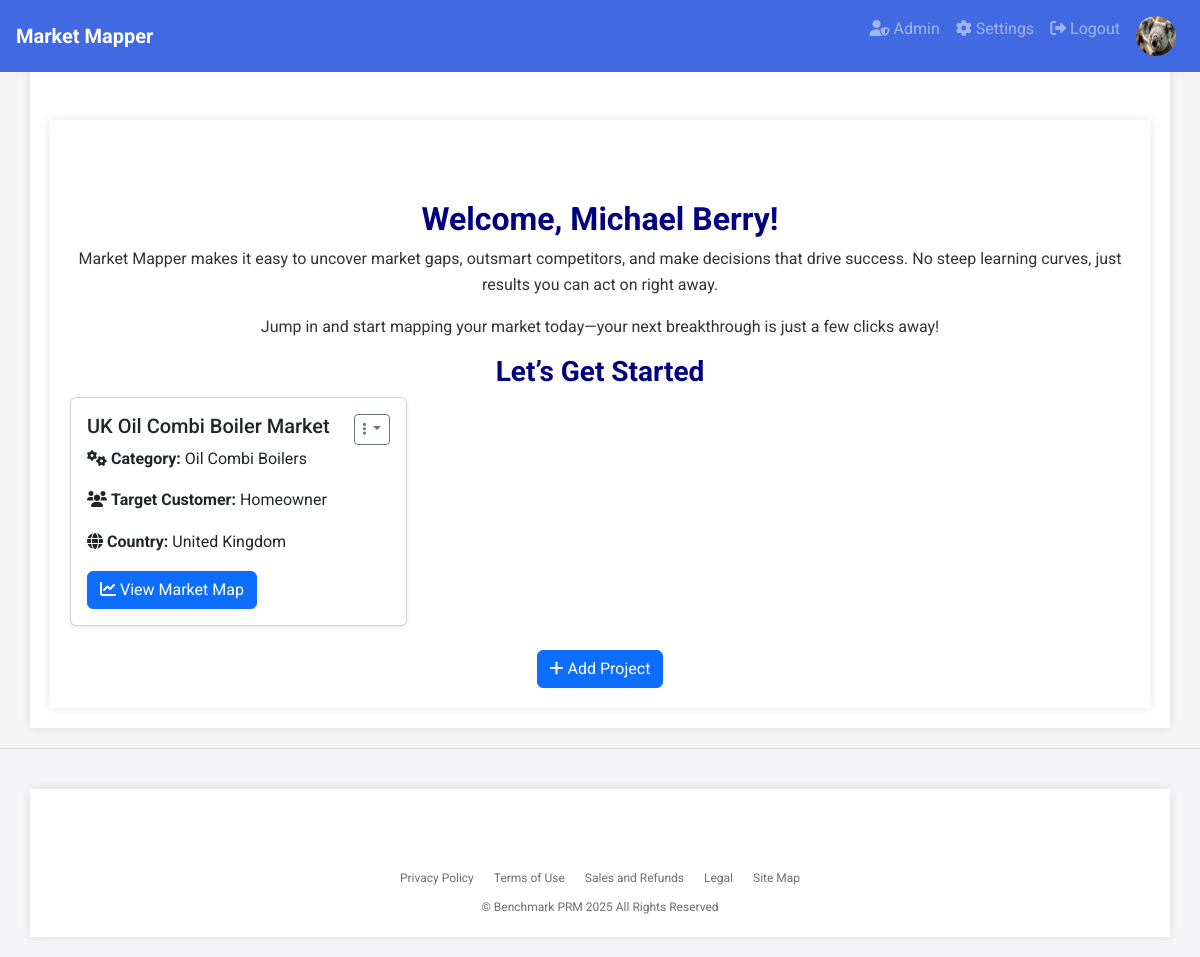
Page / (signed in) on the earlier database version.
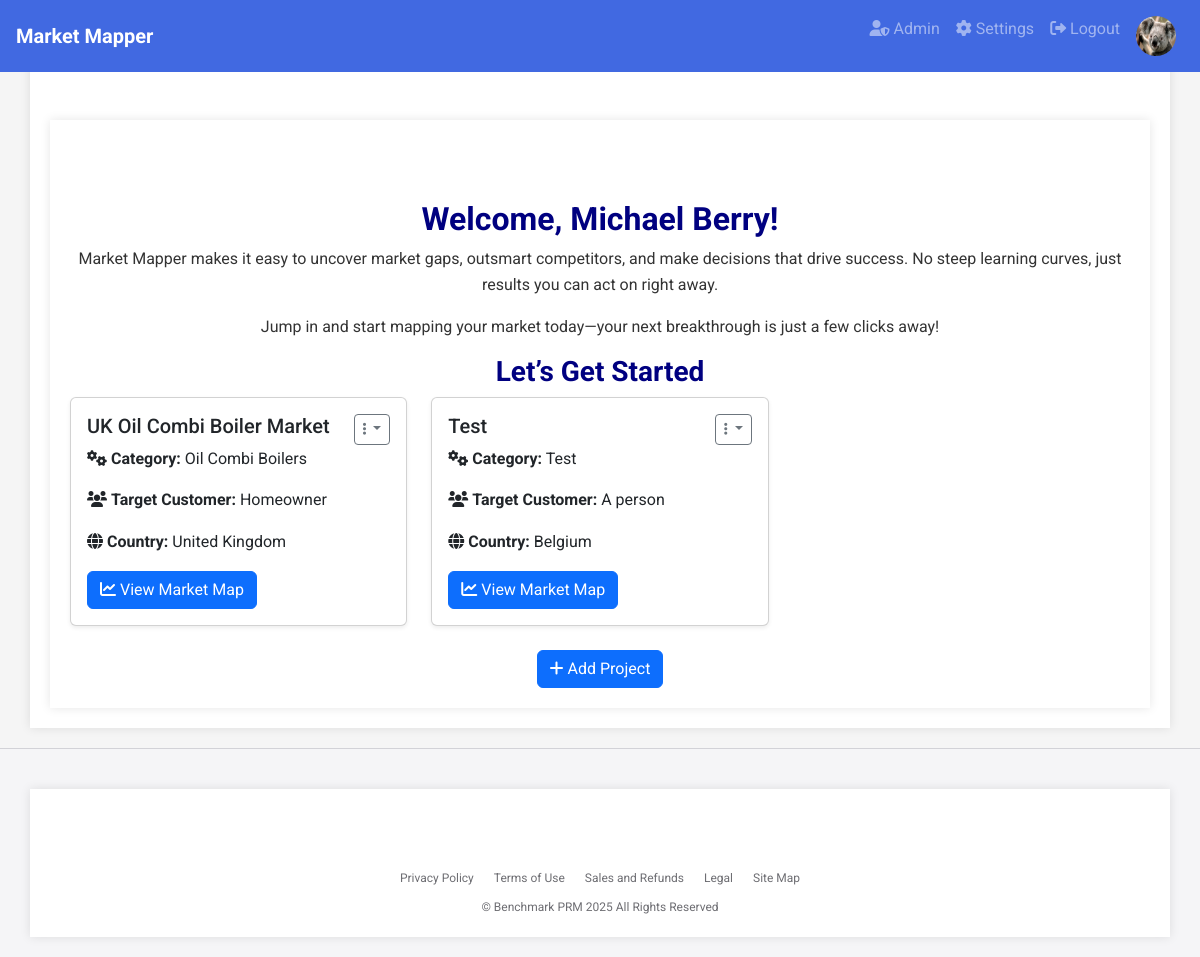
Same page on the later database version.
### app.py (models this page shows, shortened)
class User(db.Model, UserMixin):
    id = db.Column(db.Integer, primary_key=True)
    username = db.Column(db.String(20), unique=True, nullable=False)
    email = db.Column(db.String(120), unique=True, nullable=False)  # Added email field
    password_hash = db.Column(db.String(128), nullable=False)
    profile_image = db.Column(db.String(255), nullable=True)  # Add profile_image field
    role = db.Column(db.String(50), nullable=False)  # Add role field

class Project(db.Model):
    id = db.Column(db.Integer, primary_key=True)
    name = db.Column(db.String(100), nullable=False)
    category = db.Column(db.String(100), nullable=False)  # Add category field
    target_customer = db.Column(db.String(100), nullable=False)  # Add target_customer field
    country = db.Column(db.String(100), nullable=False)  # Add country field
    user_id = db.Column(db.Integer, db.ForeignKey('user.id'), nullable=False)
    has_market_map = db.Column(db.Boolean, default=False)  # EXACTLY like this
    shared_users = db.relationship('User', secondary='project_user', backref='shared_projects')

### app.py (the view, shortened to what this page needs)
@app.route('/dashboard', methods=['GET', 'POST'])
@app.route('/', methods=['GET', 'POST'])
@login_required
def dashboard():
    if current_user.role == 'standard':
        user_projects_count = Project.query.filter_by(user_id=current_user.id).count()
        if user_projects_count >= PREMIUM_CONDITIONS['max_projects']:
            flash('You have reached the maximum number of projects for a standard account. Upgrade to a premium account to create more projects.', 'warning')
    projects = Project.query.filter_by(user_id=current_user.id).all()
    shared_projects = Project.query.join(project_user).filter(
        project_user.c.user_id == current_user.id,
        project_user.c.status == 'accepted'
    ).all()
    pending_invitations = Project.query.join(project_user).filter(
        project_user.c.user_id == current_user.id,
        project_user.c.status == 'pending'
    ).all()
    pending_invitations_with_owners = [(project, User.query.get(project.user_id)) for project in pending_invitations]
    return render_template('dashboard.html', projects=projects, shared_projects=shared_projects, pending_invitations=pending_invitations_with_owners)

### app.py (called while the page is built)
@login_manager.user_loader
def load_user(user_id):
    return User.query.get(int(user_id))

### templates/dashboard.html (shortened to what this page needs)
{% extends 'base.html' %}
{% block content %}
<div class="container">
    <h1 class="text-center">Welcome, {{ current_user.username }}!</h1>
    <p class="text-center">Market Mapper makes it easy to uncover market gaps, outsmart competitors, and make decisions that drive success. No steep learning curves, just results you can act on right away.</p>
    <p class="text-center">Jump in and start mapping your market today—your next breakthrough is just a few clicks away!</p>
    <h2 class="text-center">Let’s Get Started</h2>
    {% if projects or shared_projects %}
    <div class="row">
        {% for project in projects %}
        <div class="col-md-4">
            <div class="card mb-4 shadow-sm">
                <div class="card-body">
                    <div class="d-flex justify-content-between">
                        <div>
                            <h5 class="card-title">{{ project.name }}</h5>
                            <p class="card-text"><i class="fas fa-cogs"></i> <strong>Category:</strong> {{ project.category }}</p>
                            <p class="card-text"><i class="fas fa-users"></i> <strong>Target Customer:</strong> {{ project.target_customer }}</p>
                            <p class="card-text"><i class="fas fa-globe"></i> <strong>Country:</strong> {{ project.country }}</p>
                        </div>
                        <div class="dropdown">
                            <button class="btn btn-sm btn-outline-secondary dropdown-toggle" type="button" id="dropdownMenuButton{{ project.id }}" data-toggle="dropdown" aria-haspopup="true" aria-expanded="false">
                                <i class="fas fa-ellipsis-v"></i>
                            </button>
                        </div>
                    </div>
                    {% if project.has_market_map %}
                        <a href="{{ url_for('market_map', project_id=project.id) }}" class="btn btn-primary mt-3"><i class="fas fa-chart-line"></i> View Market Map</a>
                    {% else %}
                        <a href="{{ url_for('manage_market_book', project_id=project.id) }}" class="btn btn-primary mt-3"><i class="fas fa-plus"></i> Create Market Map</a>
                    {% endif %}
                </div>
            </div>
        </div>
        {% endfor %}
    </div>
    {% else %}
    <p class="text-center">No projects yet.</p>
    {% endif %}
    <div class="text-center">
        {% if current_user.role == 'standard' and projects|length >= 2 %}
            <a href="{{ url_for('upgrade') }}" class="btn btn-warning"><i class="fas fa-arrow-up"></i> Upgrade to Premium</a>
        {% else %}
            <button id="addProjectButton" class="btn btn-primary"><i class="fas fa-plus"></i> Add Project</button>
        {% endif %}
    </div>
</div>
{% endblock %}

### templates/base.html (shortened to what this page needs)
<!DOCTYPE html>
<html lang="en">
<head>
    <link rel="stylesheet" href="https://stackpath.bootstrapcdn.com/bootstrap/4.5.2/css/bootstrap.min.css">
    <link rel="stylesheet" href="https://cdnjs.cloudflare.com/ajax/libs/font-awesome/6.0.0/css/all.min.css">
    <link href="https://cdn.jsdelivr.net/npm/bootstrap@5.3.2/dist/css/bootstrap.min.css" rel="stylesheet">
</head>
<body>
    <nav class="navbar navbar-expand-lg navbar-dark justify-content-between">
        <a class="navbar-brand" href="/">
            <span>Market Mapper</span>
        </a>
        <div class="collapse navbar-collapse" id="navbarNav">
            <ul class="navbar-nav ml-auto">
                {% if current_user.is_authenticated %}
                    {% if current_user.role == 'admin' %}
                        <li class="nav-item">
                            <a class="nav-link" href="{{ url_for('admin.index') }}" title="Admin">
                                <i class="fas fa-user-shield"></i> Admin
                            </a>
                        </li>
                    {% endif %}
                    <li class="nav-item">
                        <a class="nav-link" href="{{ url_for('settings') }}" title="Settings">
                            <i class="fas fa-cog"></i> Settings
                        </a>
                    </li>
                    <li class="nav-item">
                        <a class="nav-link" href="{{ url_for('logout') }}" title="Logout">
                            <i class="fas fa-sign-out-alt"></i> Logout
                        </a>
                    </li>
                    <li class="nav-item">
                        <div class="nav-link">
                            <div class="profile-image-container">
                                {% if current_user.profile_image %}
                                    <img src="{{ url_for('static', filename='uploads/' + current_user.profile_image) }}" alt="Profile Image" class="profile-image">
                                {% else %}
                                    <img src="{{ url_for('static', filename='uploads/default_profile.png') }}" alt="Profile Image" class="profile-image">
                                {% endif %}
                            </div>
                        </div>
                    </li>
                {% endif %}
            </ul>
        </div>
    </nav>
    <div class="container">
        {% block content %}{% endblock %}
    </div>
    <footer class="footer">
        <div class="container">
            <ul class="footer-links">
                <li><a href="#">Privacy Policy</a></li>
                <li><a href="#">Terms of Use</a></li>
                <li><a href="#">Sales and Refunds</a></li>
                <li><a href="#">Legal</a></li>
                <li><a href="#">Site Map</a></li>
            </ul>
            <div class="footer-copyright">
                &copy; Benchmark PRM 2025 All Rights Reserved
            </div>
        </div>
    </footer>
</body>
</html>

### templates/base.html (style rules this page uses)
body { font-family: 'Roboto', sans-serif; background-color: #F5F5F5; color: #333333; line-height: 1.6; margin: 0; }
h1, h2, h3 { color: #000080; font-weight: 700; }
h1 { font-size: 32px; }
h2 { font-size: 28px; }
a { color: #4169E1; }
.navbar { background-color: #4169E1; padding: 0.5rem 1rem; position: fixed; width: 100%; top: 0; z-index: 100; }
.navbar-brand { display: flex; align-items: center; }
.navbar-brand span { font-weight: bold; font-size: 1.25rem; }
.container { background-color: #FFFFFF; padding: 20px; margin-top: 20px; box-shadow: 0 0 10px rgba(0,0,0,0.1); padding-top: 80px; }
.footer { background-color: #f5f5f7; color: #6e6e73; padding: 20px 0; font-size: 12px; border-top: 1px solid #d2d2d7; width: 100%; margin-top: 20px; }
.footer-links { list-style: none; padding: 0; margin: 0; display: flex; justify-content: center; }
.footer-links li { margin: 0 10px; }
.footer-links a { color: #6e6e73; text-decoration: none; }
.footer-copyright { margin-top: 10px; text-align: center; }
.profile-image-container { position: relative; display: inline-block; }
.profile-image { width: 40px; height: 40px; border-radius: 50%; }

Differences in the rows shown:
added Project: name "Test", category "Test", target_customer "A person", country "Belgium"
